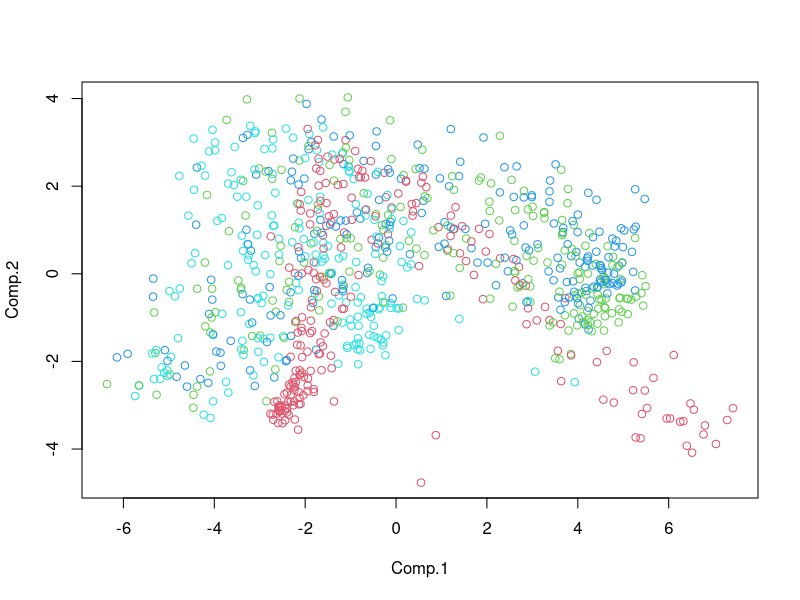

Recreate this plot in R.
#
# Project: r-examples (github.com/garciparedes/r-examples)
# Author: Sergio García Prado (garciparedes.me)
# Date: 2017-12
# Title: Data Analysis of Vehicles DataSet 
#

rm(list =ls())

library(mlbench)
library(MASS)
library(ggplot2)
library(class)

error_cross_validation <- function(method, data, class_id, folds = 4) {
  model_formula <- as.formula(paste(class_id, " ~ ."))
  dim_data <- dim(data)
  fold_size <- floor(dim_data[1] / folds)
  fold_index <- seq(1, dim_data[1]+1, fold_size)
  error_rate <- rep(1, folds)
  if(folds > 1) {
    for (i in 1:folds) {
      current_index <- as.vector(seq(fold_index[i], fold_index[i+1] - 1, 1))
      data_train <- data[-current_index,]
      model <- method(formula = model_formula, data = data_train)
      data_test <- data[current_index,]
      prediction <- predict(model, data_test)
      error_rate[i] <- sum(prediction$class != data_test[,class_id]) / dim(data_test)[1]
    }
  } else {
    model <- method(formula = model_formula, data = data)
    prediction <- predict(model, data)
    error_rate <- sum(prediction$class != data[,class_id]) / dim(data)[1]
  }
  return(mean(error_rate))
}


error_apparent <- function(method, data, class_id) {
  error_cross_validation(method, data, class_id, folds = 1)
}

error_leave_one_out <- function(method, data, class_id) {
  error_cross_validation(method, data, class_id, folds = dim(data)[1])
}


data("Vehicle")

head(Vehicle)

Vehicle.use <- Vehicle

print(dim(Vehicle.use))

Vehicle.use.class <- Vehicle.use[,"Class"]

Vehicle.use.pca <- princomp(scale(Vehicle.use[, -c(19)]))
summary(Vehicle.use.pca)
plot(Vehicle.use.pca$scores[,c(1,2)], col=as.numeric(Vehicle.use.class) + 1)

Vehicle.use.lda <- lda(formula = Class ~., data = Vehicle.use)

error_cross_validation(lda, Vehicle.use, "Class", 10)
error_apparent(lda, Vehicle.use, "Class")
#error_leave_one_out(lda, Vehicle.use, "Class")

error_cross_validation(qda, Vehicle.use, "Class", 10)
error_apparent(qda, Vehicle.use, "Class")
#error_leave_one_out(qda, Vehicle.use, "Class")
